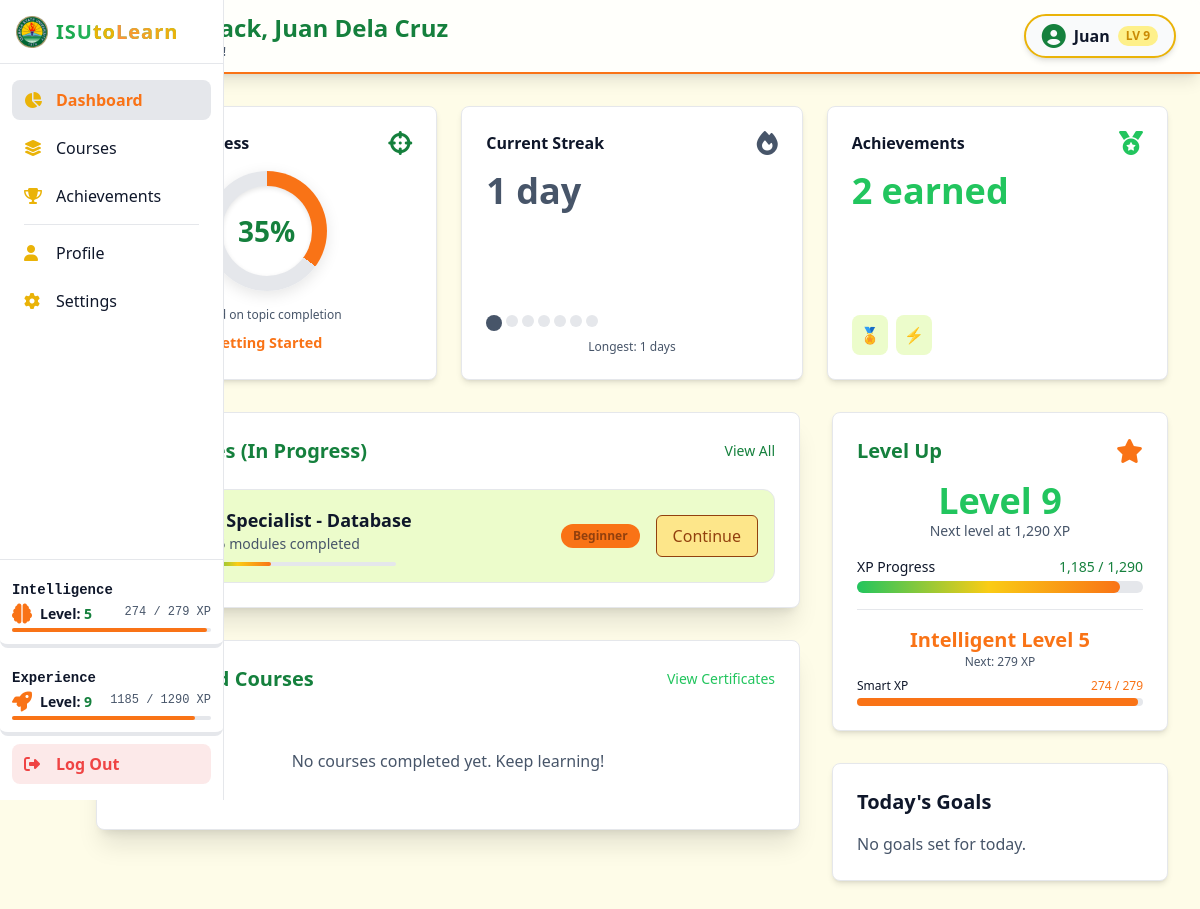
Screenshot of /Learner/dashboard.php (signed in) with the database file from the repository.
### tables this page shows
CREATE TABLE `users` (
  `id` int(11) NOT NULL AUTO_INCREMENT,
  `first_name` varchar(100) NOT NULL,
  `last_name` varchar(100) NOT NULL,
  `email` varchar(150) NOT NULL,
  `password_hash` varchar(255) NOT NULL,
  `status` enum('pending','active','inactive') DEFAULT 'pending',
  `created_at` datetime DEFAULT current_timestamp(),
  `middle_name` varchar(100) DEFAULT NULL,
  `address` varchar(100) NOT NULL,
  `contact_number` varchar(45) NOT NULL,
  `experience` int(11) DEFAULT 0,
  `intelligent_exp` int(11) DEFAULT NULL,
  `type` enum('learners','admin') NOT NULL,
  `about_me` text DEFAULT NULL,
  `profile_picture` varchar(255) DEFAULT NULL,
  `cover_photo` varchar(255) DEFAULT NULL,
  PRIMARY KEY (`id`),
  UNIQUE KEY `email` (`email`)
);

CREATE TABLE `student_login_streak` (
  `id` int(11) NOT NULL AUTO_INCREMENT,
  `student_id` int(11) NOT NULL,
  `last_login_date` date NOT NULL,
  `current_streak` int(11) DEFAULT 1,
  `longest_streak` int(11) DEFAULT 1,
  `updated_at` timestamp NOT NULL DEFAULT current_timestamp() ON UPDATE current_timestamp(),
  PRIMARY KEY (`id`),
  UNIQUE KEY `unique_student_login` (`student_id`),
  CONSTRAINT `student_login_streak_ibfk_1` FOREIGN KEY (`student_id`) REFERENCES `users` (`id`)
);

### Learner/dashboard.php (the view, shortened to what the rows shown need)
<?php
include 'functions/daily_goals_function.php';
$user_id = $_SESSION['student_id'];
$stmt = $pdo->prepare('SELECT first_name, middle_name, last_name FROM users WHERE id = :user_id');
$stmt->execute([':user_id' => $user_id]);
$user_data = $stmt->fetch(PDO::FETCH_ASSOC);
$user_full_name = $user_data['first_name'] . ' ' . $user_data['last_name'];
$first_name_only = $user_data['first_name'];
$user_lvl = $user_exp = $next_goal_exp = $progress = 0;
try {
    $stmt = $pdo->prepare("SELECT id, experience, intelligent_exp FROM users WHERE id = :student_id");
    $stmt->execute([":student_id" => $_SESSION['student_id']]);
    $users = $stmt->fetch();
    $stmt = $pdo->prepare(
        "SELECT rc.course_id FROM registration_code_uses rcu
            JOIN registration_codes rc ON rcu.registration_code_id = rc.id
        WHERE rcu.student_id = :student_id"
    );
    $stmt->execute([":student_id" => $_SESSION['student_id']]);
    $registration_code_uses = $stmt->fetch();
    if ($registration_code_uses && function_exists('count_total_exp') && function_exists('getUserLevel')) {
        $course_id = $registration_code_uses['course_id'];
        $exp = count_total_exp($course_id);
        $user_exp_data = $exp[0] ?? 0;
        $user_level = getUserLevel($users['experience'], $user_exp_data, 10);
        $user_lvl = $user_level[0] ?? 1;
    }
} catch (Exception $e) {
    error_log("User progress error: " . $e->getMessage());
}
try {
    $stmt = $pdo->prepare("SELECT current_streak, longest_streak FROM student_login_streak WHERE student_id = :student_id");
    $stmt->execute([':student_id' => $_SESSION['student_id']]);
    $streak_data = $stmt->fetch(PDO::FETCH_ASSOC);
    $current_streak = $streak_data['current_streak'] ?? 0;
    $longest_streak = $streak_data['longest_streak'] ?? 0;
} catch (Exception $e) {
    $current_streak = 0;
    $longest_streak = 0;
    error_log("Streak data error: " . $e->getMessage());
}
if ($current_streak >= 7) {
    $streak_color = "var(--color-green-button)";
    $streak_icon = "fas fa-fire-flame-curved";
} elseif ($current_streak >= 3) {
    $streak_color = "var(--color-heading-secondary)";
    $streak_icon = "fas fa-fire";
} else {
    $streak_color = "var(--color-text-secondary)";
    $streak_icon = "fas fa-fire";
}
?>
<!DOCTYPE html>
<html lang="en">
<head>
    <link rel="stylesheet" href="../output.css">
    <link rel="stylesheet" href="https://cdnjs.cloudflare.com/ajax/libs/font-awesome/6.4.0/css/all.min.css"/>
</head>
<body class="min-h-screen flex dark-mode" style="background-color: var(--color-main-bg); color: var(--color-text);">
    <?php include "sidebar.php";?>
    <div class="flex-1 flex flex-col ml-0 md:ml-16">
       <header style="background-color: var(--color-header-bg); border-bottom: 2px solid var(--color-heading-secondary);" class="main-header sticky top-0 z-50 backdrop-blur-sm p-4 shadow-lg px-4 md:px-6 py-3 flex justify-between items-center fade-slide">
    <div class="flex gap-4">
        <div class="flex flex-col">
            <h1 style="color: var(--color-heading);" class="text-lg md:text-2xl font-bold">
                <?php echo "Welcome Back, " . $user_full_name ?>
            </h1>
            <h6 style="color: var(--color-text-secondary);" class="text-xs font-bold">
            </h6>
        </div>
    </div>
    <div class="flex items-center space-x-3">
        <a href="profile.php" style="background-color: var(--color-user-bg); color: var(--color-user-text); border: 2px solid var(--color-icon);" class="flex items-center space-x-2 px-3 md:px-4 py-2 rounded-full transition shadow-md">
            <i style="color: var(--color-heading);" class="fas fa-user-circle text-xl md:text-2xl"></i>
            <span style="color: var(--color-user-text);" class="font-bold text-sm md:text-base"><?php echo htmlspecialchars($first_name_only); ?></span>
            <span style="background-color: var(--color-xp-bg); color: var(--color-xp-text);" class="px-2 py-0.5 rounded-full text-xs font-extrabold">LV <?php echo $user_level; ?></span>
        </a>
    </div>
</header>
        <main class="p-4 md:p-8 space-y-6 md:space-y-8">
            <div class="grid grid-cols-1 md:grid-cols-3 gap-4 md:gap-6 fade-slide">
                <div class="backdrop-blur-sm p-4 md:p-6 rounded-lg shadow-md flex flex-col hover:scale-105 transition-transform" style="background-color: var(--color-card-bg); border: 1px solid var(--color-card-border);">
    <div class="flex justify-between items-center mb-4">
        <h3 class="font-semibold text-sm md:text-base" style="color: var(--color-text);">Current Streak</h3>
        <i class="<?php echo $streak_icon; ?> text-xl md:text-2xl" style="color: <?php echo $streak_color; ?>;"></i>
    </div>
    <div class="text-2xl md:text-4xl font-bold mb-2" style="color: <?php echo $streak_color; ?>;">
        <?php echo $current_streak; ?> day<?php echo $current_streak != 1 ? 's' : ''; ?>
    </div>
    <div class="flex space-x-1 mt-auto justify-center md:justify-start">
        <?php
        $max_dots = 7;
        for($i = 0; $i < $max_dots; $i++):
            $is_active = $i < $current_streak;
            $dot_color = $is_active ? $streak_color : 'var(--color-progress-bg)';
            $dot_size = $is_active ? 'w-3 h-3 md:w-4 md:h-4' : 'w-2 h-2 md:w-3 md:h-3';
        ?>
            <span class="<?php echo $dot_size; ?> rounded-full transition-all duration-300"
                  style="background-color: <?php echo $dot_color; ?>;"
                  title="Day <?php echo $i + 1; ?>"></span>
        <?php endfor; ?>
    </div>
    <?php if ($longest_streak > 0): ?>
    <div class="mt-2 text-xs text-center" style="color: var(--color-text-secondary);">
        Longest: <?php echo $longest_streak; ?> days
    </div>
    <?php endif; ?>
</div>
            </div>
            <div class="grid grid-cols-1 md:grid-cols-3 gap-6 md:gap-8">
                <div class="md:col-span-2 space-y-6 md:space-y-8">
                    <section class="space-y-4 md:space-y-6 fade-slide p-4 md:p-6 rounded-lg shadow-xl" style="background-color: var(--color-card-bg); border: 1px solid var(--color-card-border);">
                        <div class="flex flex-col md:flex-row md:justify-between md:items-center items-start gap-2 md:gap-0">
                            <h2 class="text-lg md:text-xl font-bold" style="color: var(--color-heading);">My Courses (In Progress)</h2>
                        </div>
                    </section>
                    <section class="space-y-4 md:space-y-6 fade-slide p-4 md:p-6 rounded-lg shadow-xl" style="background-color: var(--color-card-bg); border: 1px solid var(--color-card-border);">
                        <div class="flex flex-col md:flex-row md:justify-between md:items-center items-start gap-2 md:gap-0">
                            <h2 class="text-lg md:text-xl font-bold" style="color: var(--color-heading);">Completed Courses</h2>
                        </div>
                    </section>
                </div>
                <div class="md:col-span-1 space-y-6 md:space-y-8">
                    <section class="backdrop-blur-sm p-4 md:p-6 rounded-lg shadow-md fade-slide" style="background-color: var(--color-card-bg); border: 1px solid var(--color-card-border);">
                        <div class="flex justify-between items-center mb-4">
                            <h2 class="text-lg md:text-xl font-bold" style="color: var(--color-heading);">Level Up</h2>
                        </div>
                    </section>
                   <section class="backdrop-blur-sm p-4 md:p-6 rounded-lg shadow-md fade-slide" style="background-color: var(--color-card-bg); border: 1px solid var(--color-card-border);">
    <h2 class="text-lg md:text-xl font-bold mb-4" style="color: var(--color-text);">Today's Goals</h2>
</section>
                </div>
            </div>
        </main>
    </div>
</body>
</html>

### rows the page displays
users: user_full_name "Juan Dela Cruz", first_name "Juan"
student_login_streak: current_streak "1", longest_streak "1"

### other values shown
$label "Dashboard Courses Achievements Profile Settings"
$intelligence_level "5"
$intelligent_exp "274"
$next_goal_intelligent_exp "279"
$user_level "9"
$user_exp "1185"
$next_goal_exp "1290"
$exam_readiness "35"
$status "Getting Started"
$course['title'] "IT Specialist - Database"
$difficulty "Beginner"
$user_lvl "9"
$next_goal_exp "1,290"
$user_exp "1,185"
$intelligent_lvl "5"
